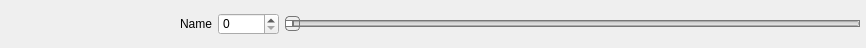
<?xml version="1.0" encoding="UTF-8"?>
<ui version="4.0">
 <class>targetUiElement</class>
 <widget class="QWidget" name="targetUiElement">
  <property name="enabled">
   <bool>true</bool>
  </property>
  <property name="geometry">
   <rect>
    <x>0</x>
    <y>0</y>
    <width>866</width>
    <height>48</height>
   </rect>
  </property>
  <property name="sizePolicy">
   <sizepolicy hsizetype="MinimumExpanding" vsizetype="Minimum">
    <horstretch>0</horstretch>
    <verstretch>0</verstretch>
   </sizepolicy>
  </property>
  <property name="windowTitle">
   <string>Form</string>
  </property>
  <property name="styleSheet">
   <string notr="true">QSpinBox::disabled{background:white;color:black}
QCheckBox::indicator:unchecked:disabled{

}
QCheckBox::indicator:checked:disabled{
     image: url(url(:/new/prefix1/pixel_green.svg));
}
</string>
  </property>
  <layout class="QHBoxLayout" name="horizontalLayout_2">
   <property name="spacing">
    <number>6</number>
   </property>
   <property name="leftMargin">
    <number>6</number>
   </property>
   <property name="topMargin">
    <number>0</number>
   </property>
   <property name="rightMargin">
    <number>6</number>
   </property>
   <property name="bottomMargin">
    <number>0</number>
   </property>
   <item>
    <widget class="QLabel" name="label">
     <property name="sizePolicy">
      <sizepolicy hsizetype="Minimum" vsizetype="Minimum">
       <horstretch>0</horstretch>
       <verstretch>0</verstretch>
      </sizepolicy>
     </property>
     <property name="minimumSize">
      <size>
       <width>150</width>
       <height>0</height>
      </size>
     </property>
     <property name="font">
      <font>
       <weight>75</weight>
       <bold>true</bold>
       <underline>true</underline>
      </font>
     </property>
     <property name="frameShape">
      <enum>QFrame::NoFrame</enum>
     </property>
     <property name="text">
      <string/>
     </property>
     <property name="margin">
      <number>0</number>
     </property>
    </widget>
   </item>
   <item>
    <widget class="QLabel" name="label_2">
     <property name="minimumSize">
      <size>
       <width>50</width>
       <height>0</height>
      </size>
     </property>
     <property name="text">
      <string>Name</string>
     </property>
     <property name="alignment">
      <set>Qt::AlignRight|Qt::AlignTrailing|Qt::AlignVCenter</set>
     </property>
    </widget>
   </item>
   <item>
    <widget class="QSpinBox" name="spinBox">
     <property name="sizePolicy">
      <sizepolicy hsizetype="Minimum" vsizetype="Fixed">
       <horstretch>0</horstretch>
       <verstretch>0</verstretch>
      </sizepolicy>
     </property>
     <property name="maximum">
      <number>65535</number>
     </property>
    </widget>
   </item>
   <item>
    <widget class="QSlider" name="horizontalSlider">
     <property name="sizePolicy">
      <sizepolicy hsizetype="Expanding" vsizetype="Fixed">
       <horstretch>0</horstretch>
       <verstretch>0</verstretch>
      </sizepolicy>
     </property>
     <property name="styleSheet">
      <string notr="true">QSlider::sub-page:horizontal {
background: #fff;
border: 1px solid #777;
height: 10px;
border-radius: 4px;
}

QSlider::add-page:horizontal {
background: qlineargradient(x1: 0, y1: 0, x2: 1, y2: 0,
    stop: 0 #bbf, stop: 0.55 #55f , stop: 0.56 #ffffff);
border: 1px solid #777;
height: 10px;
border-radius: 4px;
}

QSlider::handle:horizontal {
background: qlineargradient(x1:0, y1:0, x2:1, y2:1,
    stop:0 #eee, stop:1 #ccc);
border: 1px solid #777;
width: 13px;
margin-top: -2px;
margin-bottom: -2px;
border-radius: 4px;
}

QSlider::handle:horizontal:hover {
background: qlineargradient(x1:0, y1:0, x2:1, y2:1,
    stop:0 #fff, stop:1 #ddd);
border: 1px solid #444;
border-radius: 4px;
}</string>
     </property>
     <property name="maximum">
      <number>10000</number>
     </property>
     <property name="value">
      <number>0</number>
     </property>
     <property name="orientation">
      <enum>Qt::Horizontal</enum>
     </property>
    </widget>
   </item>
  </layout>
 </widget>
 <resources/>
 <connections/>
</ui>
